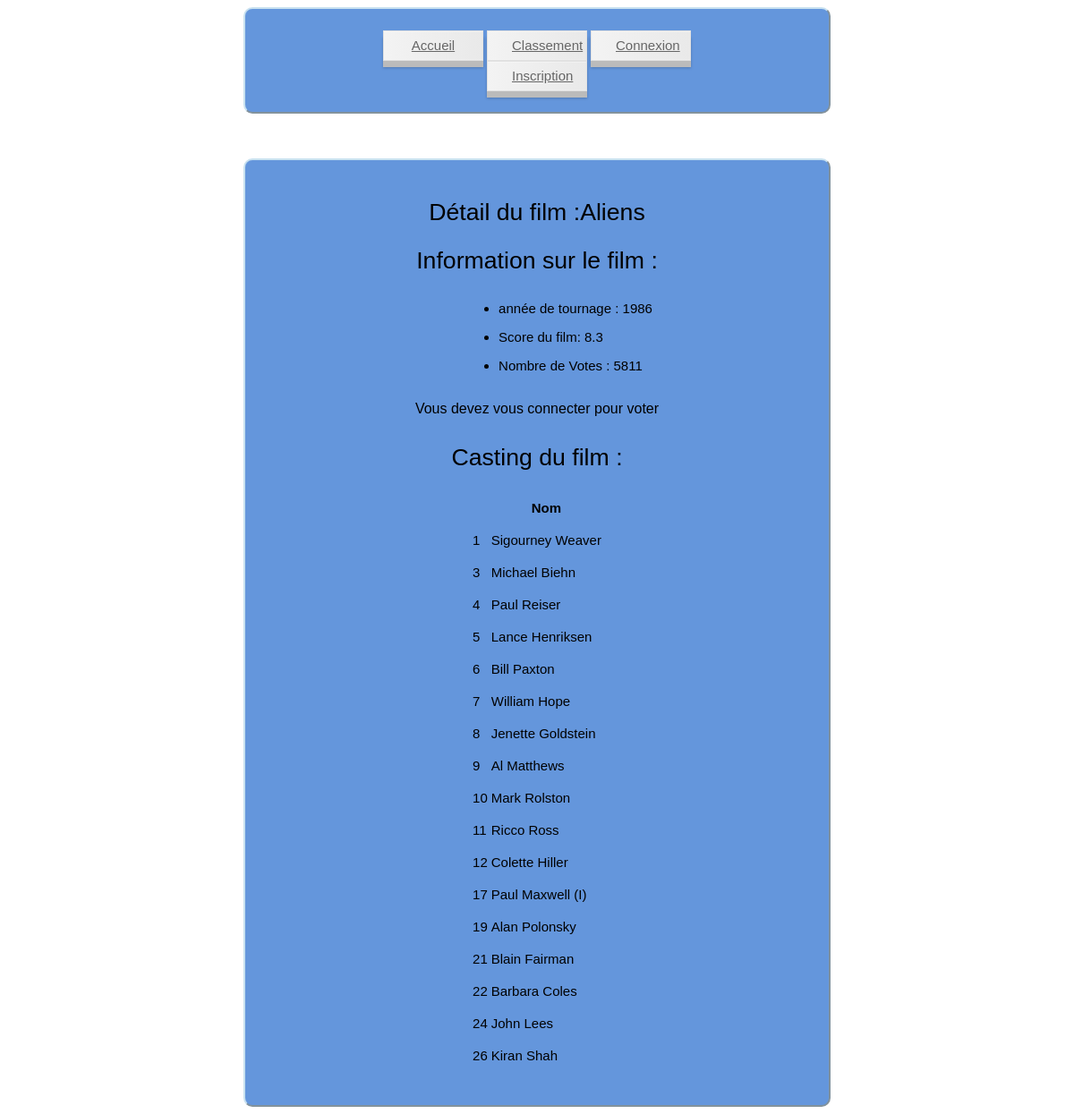
/index.php?ID=13, run on the app's committed database.
### tables this page shows
CREATE TABLE IF NOT EXISTS `Movie` (
  `MovieID` int(11) NOT NULL,
  `Titre` varchar(70) NOT NULL,
  `Année` int(4) NOT NULL,
  `Score` float NOT NULL,
  `Votes` int(11) NOT NULL
);

CREATE TABLE IF NOT EXISTS `Casting` (
  `MovieID` int(11) NOT NULL,
  `ActorID` int(11) NOT NULL,
  `Ordinal` int(11) NOT NULL
);

CREATE TABLE IF NOT EXISTS `Actor` (
  `ActorID` int(11) NOT NULL,
  `Nom` varchar(35) NOT NULL
);

### Model/Model.php (called while the page is built)
<?php
	abstract class Model{
		private static $bdd;
		protected function executerRequete($sql, $params = null) {
			if ($params == null) {
				$resultat = self::getBdd()->query($sql);
			}
			else {
				$resultat = self::getBdd()->prepare($sql);
				$resultat->execute($params);
			}
			return $resultat;
		}
		private static function getBdd() {
			if(self::$bdd == null){
				require './bin/Cinema.php';
				self::$bdd = new PDO('mysql:host='.$host .';dbname='.$nombase ,$user,$password);
				self::$bdd->exec('SET NAMES utf8');
				self::$bdd->setAttribute(PDO::ATTR_ERRMODE,PDO::ERRMODE_EXCEPTION);
			}
			return self::$bdd;
		}
	}
?>

### Model/FilmManager.php (called while the page is built, shortened)
<?php
	require('Model/Model.php');
	class FilmManager extends Model{
		public function  getCasting($movieID){
			$reqCast=$this->executerRequete('Select Nom , Ordinal from Actor a join Casting c on a.ActorID=c.ActorID where MovieID= ? Order by Ordinal',array($movieID));
			return $reqCast-> fetchAll ( PDO :: FETCH_ASSOC );
		}
		public function getFilmDetails($movieID){
			$reqFilm=$this->executerRequete('Select * from Movie where MovieID= ? ',array($movieID));
			return $reqFilm-> fetch( PDO :: FETCH_ASSOC );
		}
	}
?>

### bin/Cinema.php (called while the page is built)
<?php
$host ="localhost";
$user ="p1505974";
$password="243024";
$nombase="p1505974";
 ?>

### Views/detailsFilm.php (the view, shortened to what this page needs)
<?php
		echo '<h1>Détail du film :'. "$resultFilm[Titre]".'</h1>
					<h2>Information sur le film : </h2>';
						echo '<ul> <li>année de tournage : '.$resultFilm['Année'].'</li>';
						echo '<li>Score du film: '.$resultFilm['Score'].'</li>';
						echo '<li> Nombre de Votes : '.$resultFilm['Votes'].'</li> </ul>';
						if(isset($_SESSION['Login'])){
							if($dejaVote){
								echo '<p>Vous avez deja voté pour ce film </p>';
							}else{
								echo '<form Method=Post  Action="./index.php?action=vote ">
										<input type=hidden name=movieID value='.$_GET['ID'].'>';
								echo	'<button> Voter pour ce film </button>
										</form>';
							}
						}else echo '<p>Vous devez vous connecter pour voter</p>';
		echo '<h2>Casting du film : </h2>
				<table>
					<tr>
						<th></th>
						<th>Nom</th>
					</tr>';
		foreach($resultCast as $ligne){
			echo '<tr><td>'.$ligne['Ordinal'].'</td><td>'.$ligne['Nom'].'</td></tr>';
		}
		echo '</table>';
	$contenu=ob_get_clean();
	require("./Views/layout.php");
?>

### index.php (shortened to what this page needs)
<?php
require("Model/FilmManager.php");
$fm= new FilmManager();
if(!isset($_GET['ID']) && !isset($_GET['action'])){
	$result=$fm->getFilms();
	$count=count($result);
	require("Views/films.php");
}elseif(isset($_GET['ID']) && $_GET['ID']>0 ){
	$resultCast=$fm->getCasting($_GET['ID']);
	$resultFilm=$fm->getFilmDetails($_GET['ID']);
	require("Views/detailsFilm.php");
}elseif($_GET['action']=='deconnexion'){
	$_SESSION=array();
	session_destroy();
	header('Location: index.php');
	exit (0);
}elseif($_GET['action']=='vote'){
	$vote=$fm->NewVote($_SESSION['Login'],$_POST['movieID']);
	header ('Location: index.php?ID='.$_POST['movieID']);
}elseif($_GET['action']=='class' && isset($_GET['type'])){
	$classFilms=$fm->getClassement($_GET['type']);
	require("Views/classement.php");
}else{
require("./Views/error.php");
}
?>

### Views/layout.php (shortened to what this page needs)
<!DOCTYPE HTML>
<html>
	<head>
		<link rel='stylesheet' type='text/css' href='./Web/CSS/superstyle.css' />
	</head>
	<body>
		<header>
			<a class='menu' href='index.php'> Accueil </a>
			<a class='menu' href='index.php?action=class&type=Votes&nb=10'> Classement </a>
			<?php if (isset($_SESSION['Login'])){
									echo'<a class=menu  href="index.php?action=deconnexion">Deconnexion </a>';
									if ($_SESSION['Admin']==1){
										echo '<a class=menu href="index.php?action=ajout"> AjouterFilm </a>';
									}
					}else echo '<a class=menu href="index.php?action=connexion"> Connexion </a>';?>
			<?php if (!isset($_SESSION['Login'])) echo '<a class=menu href="index.php?action=inscription">Inscription</a>';?>
		</header>
		<div>
			<?php echo "$contenu" ?>
		</div>
	</body>
</html>

### Web/CSS/superstyle.css (style rules this page uses)
body { background-image:url(http://cdn30.us1.fansshare.com/image/backgroundimage/bigstock-abstract-blue-background-repeat-1589075503.jpg); background-size:50%; }
header { background-color:rgb(100, 150, 220); margin:auto; margin-bottom: 50px; width:35%; padding-left:10%; padding-right: 10%; padding-top:2%; padding-bottom:2%; text-align:center; border: outset 2px rgb(200, 225, 240); border-radius: 10px; }
div { margin:auto; width:35%; background: rgb(100, 150, 220); padding-left:10%; padding-right: 10%; padding-top:2%; padding-bottom:3%; border: outset 2px rgb(200, 225, 240); border-radius: 10px; }
h1,h2 { text-align: center; font: normal normal 300 15px/32px "Electrolize", Helvetica, sans-serif; font-size:20pt; }
p { font: normal normal 300 15px/32px "Electrolize", Helvetica, sans-serif; font-size:12pt; text-align:center; }
ul { margin-left:30%; margin-right:30%; width:200px; font: normal normal 300 15px/32px "Electrolize", Helvetica, sans-serif; }
table { margin:auto; font: normal normal 300 15px/32px "Electrolize", Helvetica, sans-serif; }
a.menu { display: inline-block; -webkit-box-sizing: content-box; -moz-box-sizing: content-box; box-sizing: content-box; float: none; z-index: auto; width: 56px; height: 32px; position: relative; cursor: pointer; opacity: 1; top: 0; margin: 0; padding: 0 27px; overflow: visible; border: 1px solid rgb(225,225,225); -webkit-border-radius: 0; border-radius: 0; font: normal normal 300 15px/32px "Electrolize", Helvetica, sans-serif; color: rgb(102, 102, 102); text-align: center; -o-text-overflow: clip; text-overflow: clip; background: -webkit-linear-gradient(0deg, rgb(243,243,243) 0, rgb(233,233,233) 100%), rgb(238, 238, 238); background: -moz-linear-gradient(90deg, rgb(243,243,243) 0, rgb(233,233,233) 100%), rgb(238, 238, 238); background: linear-gradient(90deg, rgb(243,243,243) 0, rgb(233,233,233) 100%), rgb(238, 238, 238); -webkit-background-origin: padding-box; background-origin: padding-box; -webkit-background-clip: border-box; background-clip: border-box; -webkit-background-size: auto auto; background-size: auto auto; -webkit-box-shadow: 0 1px 0 0 rgba(255,255,255,0.298039) inset, 0 -1px 1px 0 rgba(255,255,255,0.14902) inset, 0 7px 0 0 rgb(187,187,187) , 0 8px 3px 0 rgba(0,0,0,0.2) ; box-shadow: 0 1px 0 0 rgba(255,255,255,0.298039) inset, 0 -1px 1px 0 rgba(255,255,255,0.14902) inset, 0 7px 0 0 rgb(187,187,187) , 0 8px 3px 0 rgba(0,0,0,0.2) ; text-shadow: none; -webkit-transition: all 0.1s cubic-bezier(0.25, 0.25, 0.75, 0.75); -moz-transition: all 0.1s cubic-bezier(0.25, 0.25, 0.75, 0.75); -o-transition: all 0.1s cubic-bezier(0.25, 0.25, 0.75, 0.75); transition: all 0.1s cubic-bezier(0.25, 0.25, 0.75, 0.75); -webkit-transform: none; transform: none; -webkit-transform-origin: 50% 50% 0; transform-origin: 50% 50% 0; }

### data on the page
movie: Titre "Aliens", Année "1986", Score "8.3", Votes "5811"
casting: Ordinal "1", ActorID.Nom "Sigourney Weaver"
casting: Ordinal "3", ActorID.Nom "Michael Biehn"
casting: Ordinal "4", ActorID.Nom "Paul Reiser"
casting: Ordinal "5", ActorID.Nom "Lance Henriksen"
casting: Ordinal "6", ActorID.Nom "Bill Paxton"
casting: Ordinal "7", ActorID.Nom "William Hope"
casting: Ordinal "8", ActorID.Nom "Jenette Goldstein"
casting: Ordinal "9", ActorID.Nom "Al Matthews"
casting: Ordinal "10", ActorID.Nom "Mark Rolston"
casting: Ordinal "11", ActorID.Nom "Ricco Ross"
casting: Ordinal "12", ActorID.Nom "Colette Hiller"
casting: Ordinal "17", ActorID.Nom "Paul Maxwell (I)"
casting: Ordinal "19", ActorID.Nom "Alan Polonsky"
casting: Ordinal "21", ActorID.Nom "Blain Fairman"
casting: Ordinal "22", ActorID.Nom "Barbara Coles"
casting: Ordinal "24", ActorID.Nom "John Lees"
casting: Ordinal "26", ActorID.Nom "Kiran Shah"
